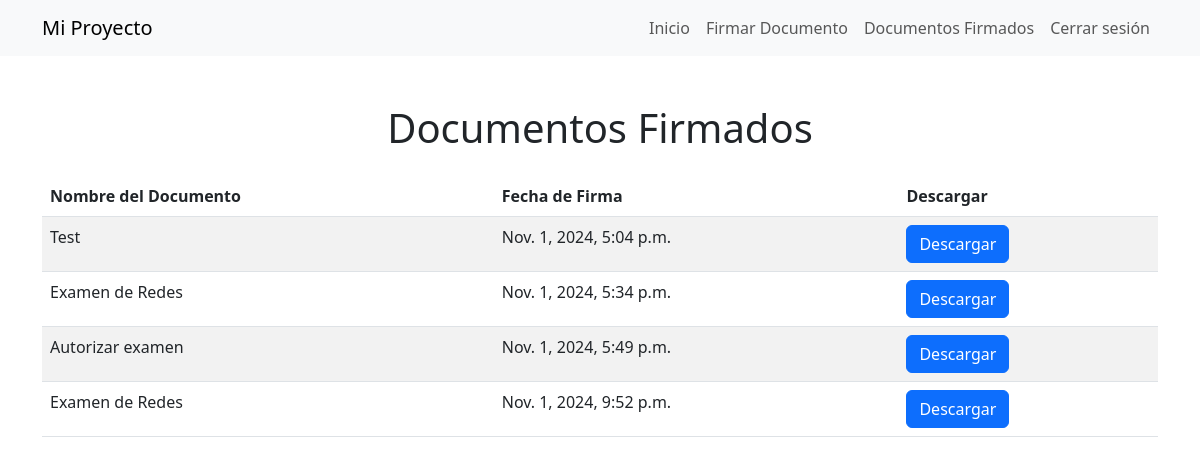
/accounts/view-signed-documents/ (signed in), run on an earlier commit of the app's database.
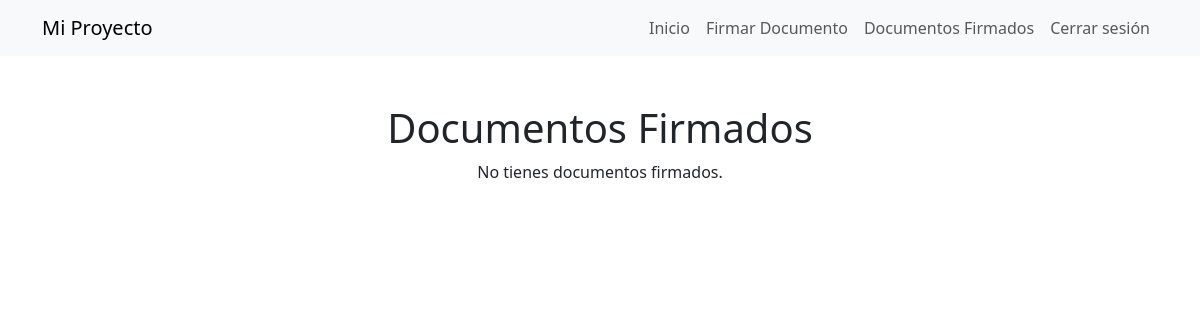
And on a later commit of the database.
### accounts/models.py (models this page shows, shortened)
class Signature(models.Model):
    user = models.ForeignKey(User, on_delete=models.CASCADE, related_name='signatures')
    document_name = models.CharField(max_length=255)
    document_file = models.FileField(upload_to='signed_documents/')  # Archivo del documento
    signed_document = models.BinaryField(null=True, blank=True)  # Firma del documento
    authorized_task = models.BooleanField(default=False)  # Estado de autorización de la tarea\
    timestamp = models.DateTimeField(auto_now_add=True)  # Fecha y hora de la firma

### accounts/views.py (the view)
# urls.py: path('view-signed-documents/', views.view_signed_documents, name='view_signed_documents'),  # URL para visualizar documentos firmados
@login_required
def view_signed_documents(request):
    signed_documents = Signature.objects.filter(user=request.user)
    return render(request, 'accounts/view_signed_documents.html', {'signed_documents': signed_documents})

### accounts/templates/accounts/view_signed_documents.html (shortened to what this page needs)
<!DOCTYPE html>
<html lang="es">
<head>
    <link href="https://cdn.jsdelivr.net/npm/bootstrap@5.3.0/dist/css/bootstrap.min.css" rel="stylesheet">
</head>
<body>
    <nav class="navbar navbar-expand-lg navbar-light bg-light">
        <div class="container">
            <a class="navbar-brand" href="{% url 'home_page' %}">Mi Proyecto</a>
            <div class="collapse navbar-collapse" id="navbarNav">
                <ul class="navbar-nav ms-auto">
                    <li class="nav-item">
                        <a class="nav-link" href="{% url 'home_page' %}">Inicio</a>
                    </li>
                    <li class="nav-item">
                        <a class="nav-link" href="{% url 'sign_document' %}">Firmar Documento</a>
                    </li>
                    <li class="nav-item">
                        <a class="nav-link" href="{% url 'view_signed_documents' %}">Documentos Firmados</a>
                    </li>
                    <li class="nav-item">
                        <a class="nav-link" href="/accounts/logout/">Cerrar sesión</a>
                    </li>
                </ul>
            </div>
        </div>
    </nav>
    <div class="container mt-5">
        <h1 class="text-center">Documentos Firmados</h1>
        {% if signed_documents %}
            <table class="table table-striped mt-4">
                <thead>
                    <tr>
                        <th>Nombre del Documento</th>
                        <th>Fecha de Firma</th>
                        <th>Descargar</th>
                    </tr>
                </thead>
                <tbody>
                    {% for document in signed_documents %}
                    <tr>
                        <td>{{ document.document_name }}</td>
                        <td>{{ document.timestamp }}</td>
                        <td>
                            <a href="{% url 'download_signed_document' document.id %}" class="btn btn-primary">Descargar</a>
                        </td>
                    </tr>
                    {% endfor %}
                </tbody>
            </table>
        {% else %}
            <p class="text-center">No tienes documentos firmados.</p>
        {% endif %}
    </div>
</body>
</html>

What changed in the data, as far as the page shows it:
removed Signature: document_name "Test", timestamp "Nov. 1, 2024, 5:04 p.m."
removed Signature: document_name "Examen de Redes", timestamp "Nov. 1, 2024, 5:34 p.m."
removed Signature: document_name "Autorizar examen", timestamp "Nov. 1, 2024, 5:49 p.m."
removed Signature: document_name "Examen de Redes", timestamp "Nov. 1, 2024, 9:52 p.m."
Also different on the page:
text no longer shown: "Nombre del Documento Fecha de Firma Descargar"
text now shown: "No tienes documentos firmados."
